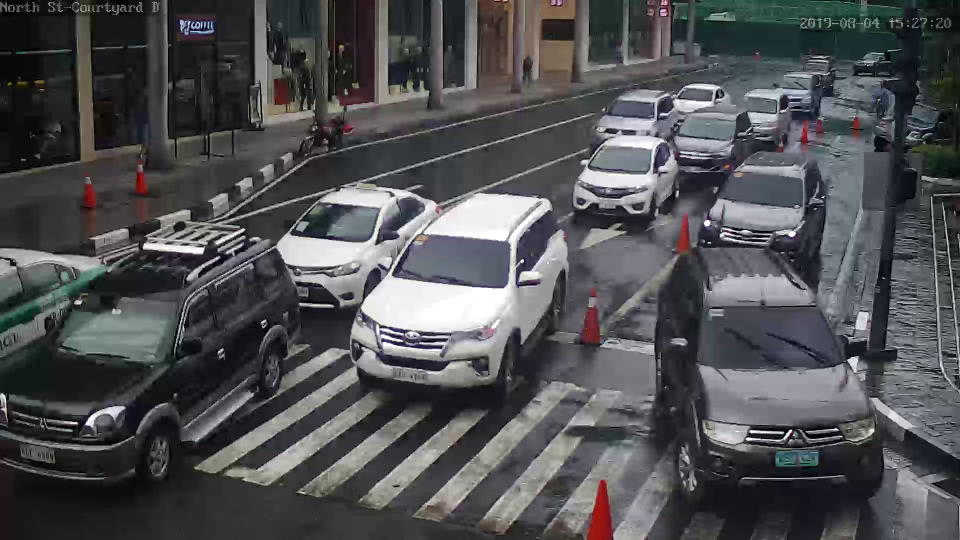
#> input picture 1.jpg, 1920 x 1080 px, given in place of ch08_20190805143300.mp4, which was not available (shown at 1/2 size)
$ python snap_sampling.py
#> lines starting #> are read from the running program, lines starting #| are printed output that depends on the picture
import cv2
import numpy as np
import imutils
import argparse

# import this class to use the functions

class Snap:
    def __init__ (self):
        self.help_message = \
            '''
        Usage of this algorithm:
        snap(img, x1, y1, x2, y2) -- purely vision-based
        snap(prev, img, x1, y1, x2, y2) -- optical flow implementation

        '''
        self.SNAP_THRESHOLD = 1
        self.SNAP_OPTICAL_FLOW = 2
        self.SNAP_BACKGROUND_SUBTRACTION = 3


    def show_flow_hsv(self, flow, show_style=1):
        mag, ang = cv2.cartToPolar(flow[..., 0], flow[..., 1])

        hsv = np.zeros((flow.shape[0], flow.shape[1], 3), np.uint8)

        if show_style == 1:
            hsv[..., 0] = ang * 180 / np.pi / 2
            hsv[..., 1] = 255
            hsv[..., 2] = cv2.normalize(mag, None, 0, 255, cv2.NORM_MINMAX)
        elif show_style == 2:
            hsv[..., 0] = ang * 180 / np.pi / 2
            hsv[..., 1] = cv2.normalize(mag, None, 0, 255, cv2.NORM_MINMAX)
            hsv[..., 2] = 255

        bgr = cv2.cvtColor(hsv, cv2.COLOR_HSV2BGR)
        return bgr


    # snapping_algorithm can be called by the following:
    # snap_algorithm(flag, img, x1, y1, x2, y2) -- purely vision-based
    # snap_algorithm(flag, prev, img, x1, y1, x2, y2) -- optical flow implementation

    def snap_algorithm(self, *args):
        # vision-based implementation of snapping
        if args[0] == 1 and len(args) == 6:
            if(isinstance(args[1], np.ndarray)):
                img = args[1]
            else:
                print("First argument should be an image")
                return ValueError
            if isinstance(args[2], (float, int)) and isinstance(args[3], (float, int)) or isinstance(args[4], (float, int)) or isinstance(args[5], (float, int)):
                x1 = args[2]
                y1 = args[3]
                x2 = args[4]
                y2 = args[5]
            else:
                print("Argument 2 to 5 should be int or float")
                return ValueError

            crop_img = img[y1:y2, x1:x2]
            cv2.imshow('Cropped Image', crop_img)
            gray = cv2.cvtColor(crop_img, cv2.COLOR_BGR2GRAY)
            thresh = cv2.threshold(gray, 75, 0xFF,
                                    cv2.THRESH_BINARY_INV)[1]
            # thresh = cv2.adaptiveThreshold(gray, 255,
            #                           cv2.ADAPTIVE_THRESH_GAUSSIAN_C,
            #                           cv2.THRESH_BINARY_INV, 11, 2)
            cv2.imshow('Threshold', thresh)
            cnts, hierarchy = cv2.findContours(
                thresh, cv2.RETR_LIST, cv2.CHAIN_APPROX_SIMPLE)
            for c in cnts:
                (nx1, ny1, w, h) = cv2.boundingRect(c)
                cnts_area = cv2.contourArea(c)
                CONTOUR_AREA_EVAL = 0.5 * (x2 - x1) * (y2 - y1)
                if cnts_area > CONTOUR_AREA_EVAL:
                    cv2.rectangle(crop_img, (nx1, ny1),
                             (nx1 + w, ny1 + h), (0, 0xFF, 0), 4)
                    print('new x1: ', nx1, 'new y1: ' , ny1, 'new x2: ', nx1 + w, 'new y2: ', ny1 + h)
                    cv2.imshow('crop', crop_img)
                    return x1 + nx1, y1 + ny1, x2 + nx1 + w, y2 + ny1 + h
            print("No contours found")
            return 0, 0, 0 ,0

        # optical flow implementation of snapping
        elif args[0] == 2 and len(args) == 7:
            print("Using Optical Flow Method")
            if(isinstance(args[1], np.ndarray)):
                prev = args[1]
            else:
                print("First argument should be an image")
                return ValueError
            if(isinstance(args[2], np.ndarray)):
                img = args[2]
            else:
                print("Second argument should be an image")
                return ValueError
            if isinstance(args[3], (float, int)) and isinstance(args[4], (float, int)) or isinstance(args[5], (float, int)) or isinstance(args[6], (float, int)):
                x1 = args[3]
                y1 = args[4]
                x2 = args[5]
                y2 = args[6]
            else:
                print("Argument 3 to 6 should be int or float")
                return ValueError

            inst = cv2.DISOpticalFlow_create(cv2.DISOpticalFlow_PRESET_ULTRAFAST)
            inst.setUseSpatialPropagation(True)

            prev_crop = prev[y1:y2, x1:x2]
            crop_img = img[y1:y2, x1:x2]

            prevgray = cv2.cvtColor(prev_crop, cv2.COLOR_BGR2GRAY)

            gray = cv2.cvtColor(crop_img, cv2.COLOR_BGR2GRAY)

            flow = cv2.calcOpticalFlowFarneback(prevgray,gray,None,0.5,5,15,3,5,1.1,cv2.OPTFLOW_FARNEBACK_GAUSSIAN)
            # flow = inst.calc(prevgray, gray, None)
            flow = self.show_flow_hsv(flow, show_style=1)
            cv2.imshow('flow', flow)
            cv2.imshow('prev', prev_crop)

            gray1 = cv2.cvtColor(flow, cv2.COLOR_BGR2GRAY)
            thresh = cv2.threshold(gray1, 45, 0xFF,
                                    cv2.THRESH_BINARY)[1]
            cv2.imshow('thresh', thresh)
            cnts, hierarchy = cv2.findContours(thresh.copy(), cv2.RETR_LIST, cv2.CHAIN_APPROX_SIMPLE)
            area_list = []
            rec_list = []

            for c in cnts:
                (nX, nY, w, h) = cv2.boundingRect(c)
                cnts_area = cv2.contourArea(c)
                rec_list.append(nX, nY, w, h)
                area_list.append(cnts_area)

            nX, nY, w, h = rec_list[area_list.index(max(area_list))]
            print("startX: ",nX, " startY: ", nY, " w: ", w, " h: ", h)
            cv2.rectangle(crop_img, (nX, nY), (nX + w, nY + h), (0, 0xFF, 0), 4)
            cv2.imshow('crop', crop_img)
            return x1 + nX, y1 + nY, x2 + nX + w, y2 + nY + h

        # snapping with background subtraction implementation
        elif args[0] == 3 and len(args) == 7:
            print("Using Background Subtraction Method")
            if(isinstance(args[1], cv2.VideoCapture)):
                vid = args[1]
            else:
                print("First argument should be a video")
                return ValueError
            if(isinstance(args[2], int)):
                frame_no = args[2]
            else:
                print("Second argument should be a frame number")
                return ValueError
            if isinstance(args[3], (float, int)) and isinstance(args[4], (float, int)) or isinstance(args[5], (float, int)) or isinstance(args[6], (float, int)):
                x1 = args[3]
                y1 = args[4]
                x2 = args[5]
                y2 = args[6]
            else:
                print("Argument 3 to 6 should be int or float")
                return ValueError

            fgbg = cv2.createBackgroundSubtractorKNN()
            fgbg.setShadowValue(0)
            vid.set(1, 0)
            i = 0

            while True:
                ret, frame = vid.read()
                if ret == False:
                    break
                if i > 500:
                    break
                if (int(vid.get(cv2.CAP_PROP_POS_FRAMES))-1) % 5 == 0: # this is the line I added to make it only save one frame every 20
                    fgmask = fgbg.apply(frame)
                    print("the frame number is",int(vid.get(cv2.CAP_PROP_POS_FRAMES))-1)
                    i+=1

            vid.set(1, frame_no)
            print("the selected  frame number is",int(vid.get(cv2.CAP_PROP_POS_FRAMES)))
            ret, frame = vid.read()
            frame_crop = frame[int(y1):int(y2), int(x1):int(x2)]
            cv2.imshow('frame_crop', frame_crop)
            fgmask_crop = fgmask[int(y1):int(y2), int(x1):int(x2)]
            cv2.imshow('fgmask', fgmask_crop)
            thresh = cv2.threshold(fgmask_crop, 20, 0xFF,
                                    cv2.THRESH_BINARY)[1]
            cv2.imshow('thresh', thresh)
            cnts, hierarchy = cv2.findContours(thresh, cv2.RETR_LIST, cv2.CHAIN_APPROX_SIMPLE)
            area_list = []
            rec_list = []

            for c in cnts:
                bbox_list = []
                (nX, nY, w, h) = cv2.boundingRect(c)
                cnts_area = cv2.contourArea(c)

                bbox_list.append(nX)
                bbox_list.append(nY)
                bbox_list.append(w)
                bbox_list.append(h)

                rec_list.append(bbox_list)
                area_list.append(cnts_area)

            if area_list == []:
                print("No contours found")
                return 0, 0, 0, 0

            else:
                bbox_list = rec_list[area_list.index(max(area_list))]
                nX = bbox_list[0]
                nY = bbox_list[1]
                w = bbox_list[2]
                h = bbox_list[3]
                print("startX: ",nX, " startY: ", nY, " w: ", w, " h: ", h)
                cv2.rectangle(frame_crop, (nX, nY), (nX + w, nY + h), (0, 0xFF, 0), 4)
                cv2.imshow('crop', frame_crop)
                return x1 + nX, y1 + nY, x1 + nX + w, y1 + nY + h


        else:
            print(self.help_message)
            return ValueError


    def click(self, event, x, y, flags, param):
        if event == cv2.EVENT_LBUTTONDOWN:
            print("x-coor: ", x, ", y-coor:", y)

    def run(self,vid_name,frame_num):
        # the video could only use up to 400 frames for high accuracy
#> called with vid_name = 'videos/ch08_20190805143300.mp4', frame_num = 50
        vid = cv2.VideoCapture(vid_name)

        # THE PARAMETERS TO CHANGE
        # Coordinates of the resized image, not the full size
        FRAME_NO = int(frame_num)
        bboxx1 = 232
        bboxy1 = 313
        bboxx2 = 412
        bboxy2 = 484

        vid.set(1, FRAME_NO)
        ret, img = vid.read()
#> img is the input picture: shape (1080, 1920, 3); mean B, G, R 83.3, 80.7, 79.9
        (H,W) = img.shape[:2]
#> H = 1080; W = 1920

        imgvis = imutils.resize(img, width=1028)
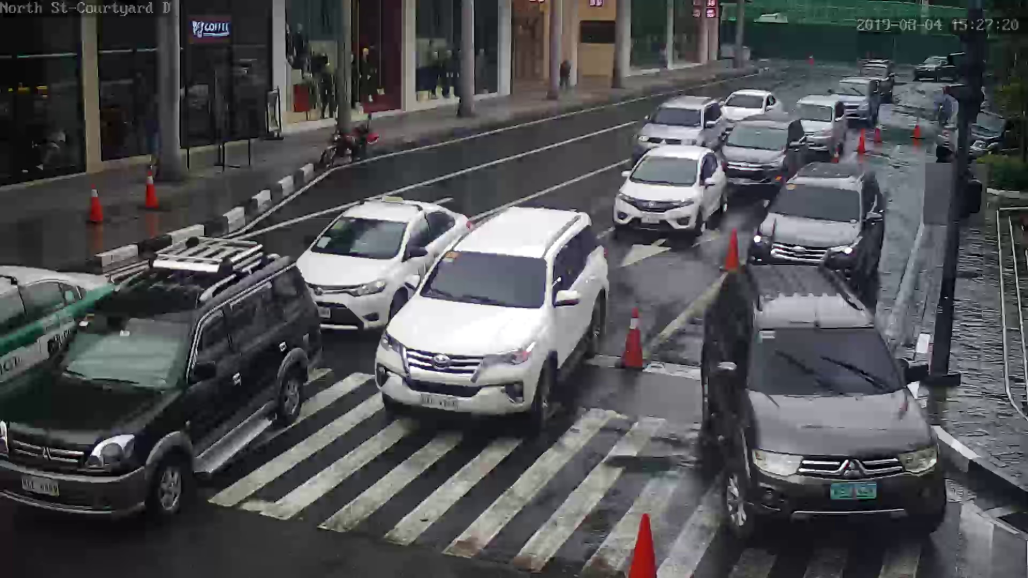
#> imgvis: shape (578, 1028, 3); mean B, G, R 83.3, 80.7, 79.9

        ratioW = W/1028
#> ratioW = 1.87
        cv2.namedWindow('Image')
        cv2.setMouseCallback('Image', snap.click)
        print('Press \'a\' to select an area')
        print('Press \'s\' to use the predefined area')

        #cv2.imshow('Image', imgvis)
        key = cv2.waitKey(0)
#> (key q is pressed here)
        if key == ord('a'):
            print("Select the Area that you want to apply the snapping function")
            r = cv2.selectROI('Select Area',imgvis)
            cv2.destroyWindow('Select Area')
            bboxx1 = r[0]
            bboxy1 = r[1]
            bboxx2 = (r[0]+r[2])
            bboxy2 = (r[1]+r[3])
            #print(r)
        else:
            print('predefined area selected')

        x1, y1, x2, y2 = snap.snap_algorithm(snap.SNAP_BACKGROUND_SUBTRACTION, vid, FRAME_NO, bboxx1*ratioW, bboxy1*ratioW, bboxx2*ratioW, bboxy2*ratioW)
        x1 = int(x1 / ratioW)
        x2 = int(x2 / ratioW)
        y1 = int(y1 / ratioW)
        y2 = int(y2 / ratioW)
        #print('x1: ', x1, 'y1: ', y1, 'x2: ', x2, 'y2: ', y2)

        cv2.rectangle(imgvis, (x1, y1), (x2, y2), (0, 0xFF, 0), 4)
        print('Press \'q\' if done')
        while True:
            cv2.imshow('Image', imgvis)
            key = cv2.waitKey(1) & 0xFF
            if key == ord('q'):
                print('Session done')
                break


if __name__ == '__main__':
    ap = argparse.ArgumentParser()
    ap.add_argument("-v", "--video", required=False, default = "videos/ch08_20190805143300.mp4", help="name of video to be processed")
    ap.add_argument("-f", "--frame_num", required=False, default = 50, help="video frame to be processed")
    args = vars(ap.parse_args())

    snap = Snap()


    while True:
        snap.run(args["video"],args["frame_num"])
        print("Press \'R\' to Restart")
        print("Press \'Q\' to quit")
        key = cv2.waitKey(0)
        cv2.destroyAllWindows()


        if key == ord('q'):
            break
        elif key == ord('r'):
            print("RESTARTING . . . ")


$ run again, on 2.jpg
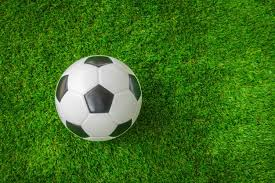
#> input picture 2.jpg, 275 x 183 px, given in place of ch08_20190805143300.mp4, which was not available
#> in run, img is the input picture: shape (183, 275, 3); mean B, G, R 31.4, 112.4, 61.5
#> in run, `imgvis = imutils.resize(img, width=1028)`:
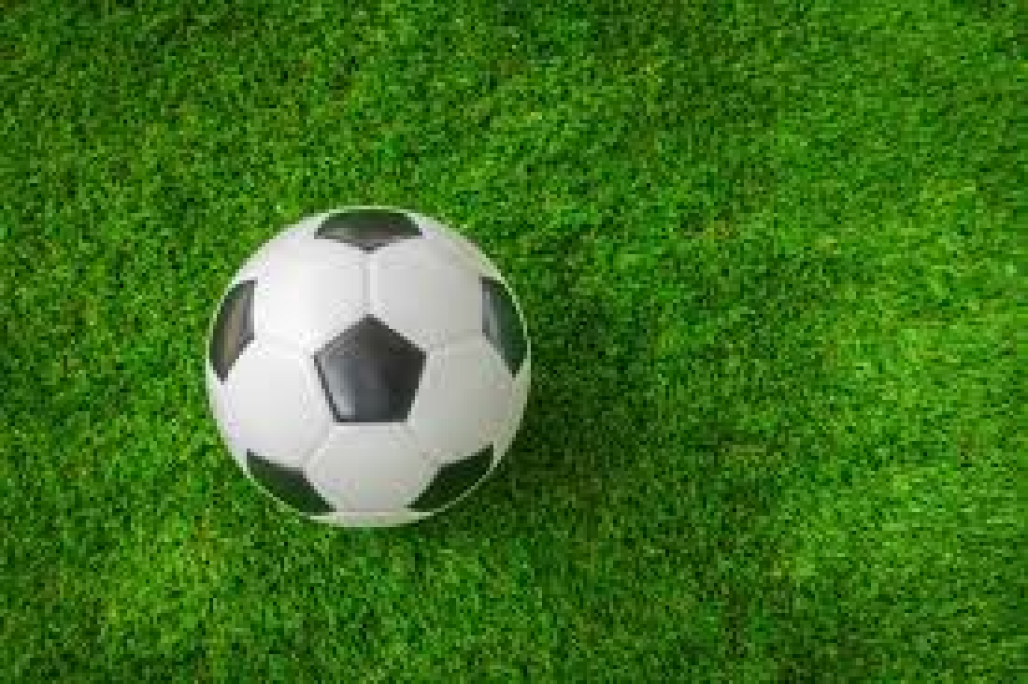
#> imgvis: shape (684, 1028, 3); mean B, G, R 31.3, 112.4, 61.5

$ run again, on 3.jpg
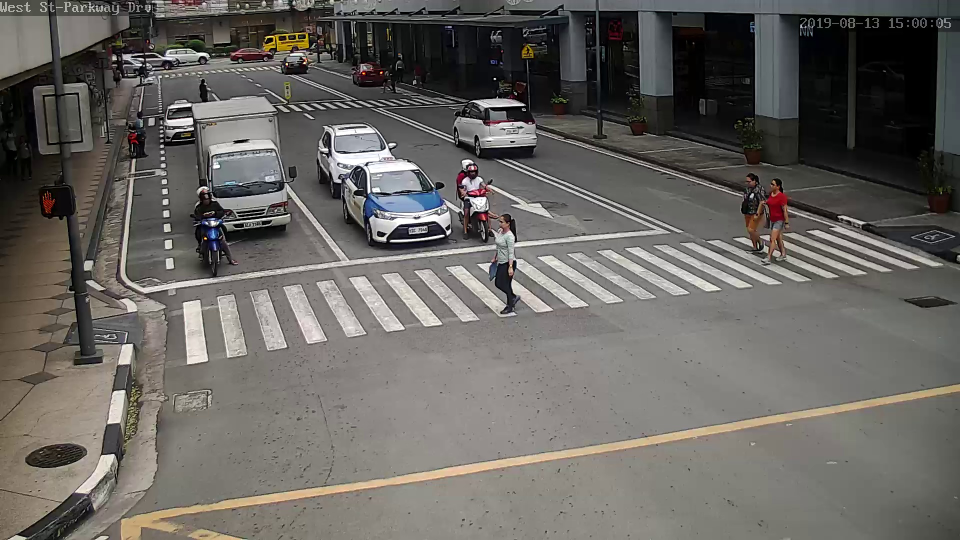
#> input picture 3.jpg, 1920 x 1080 px, given in place of ch08_20190805143300.mp4, which was not available (shown at 1/2 size)
#> in run, img is the input picture: shape (1080, 1920, 3); mean B, G, R 97.3, 101.5, 104.3
#> in run, `imgvis = imutils.resize(img, width=1028)`:
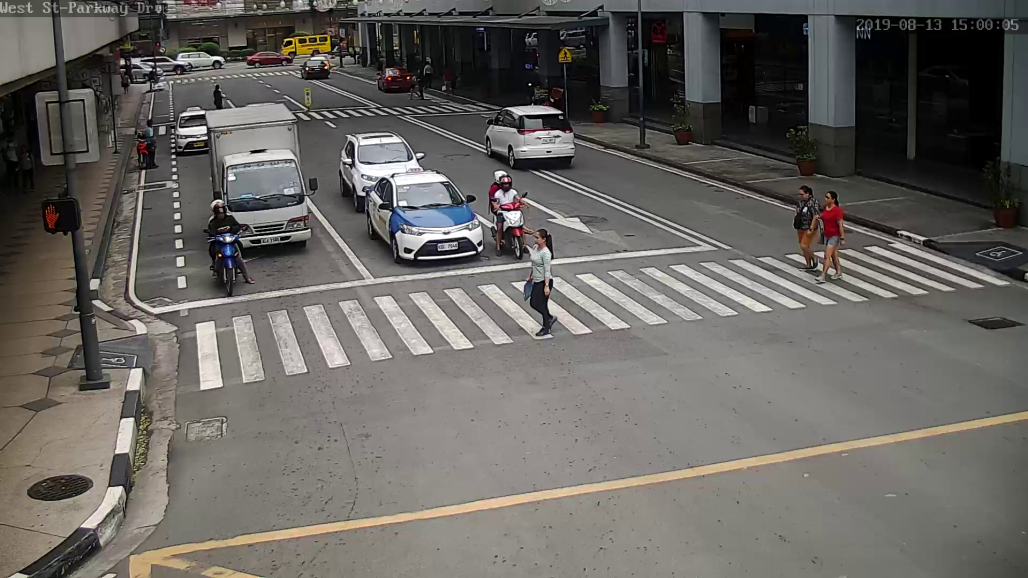
#> imgvis: shape (578, 1028, 3); mean B, G, R 97.3, 101.5, 104.3

$ run again, on 4.jpg
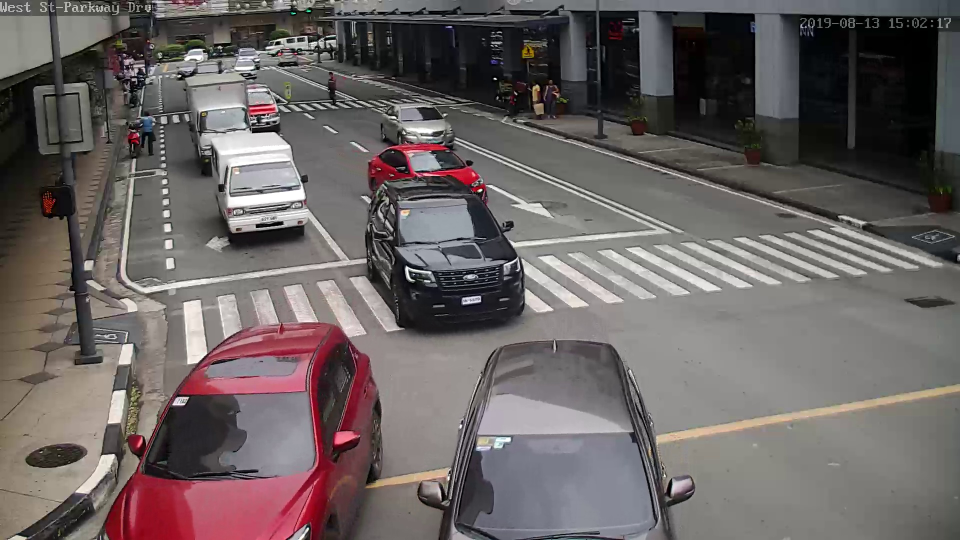
#> input picture 4.jpg, 1920 x 1080 px, given in place of ch08_20190805143300.mp4, which was not available (shown at 1/2 size)
#> in run, img is the input picture: shape (1080, 1920, 3); mean B, G, R 98.6, 99.2, 106.5
#> in run, `imgvis = imutils.resize(img, width=1028)`:
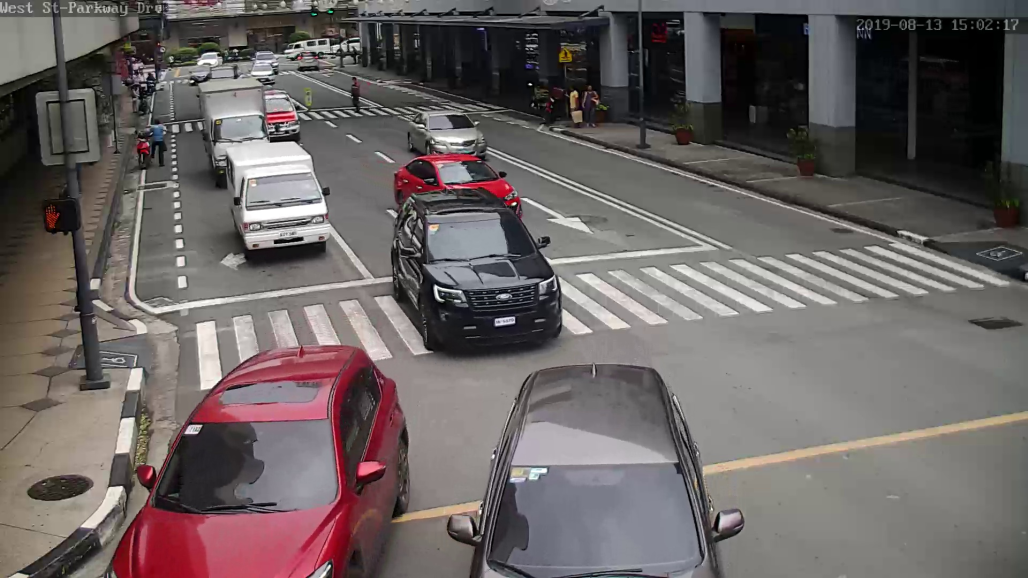
#> imgvis: shape (578, 1028, 3); mean B, G, R 98.6, 99.2, 106.5
